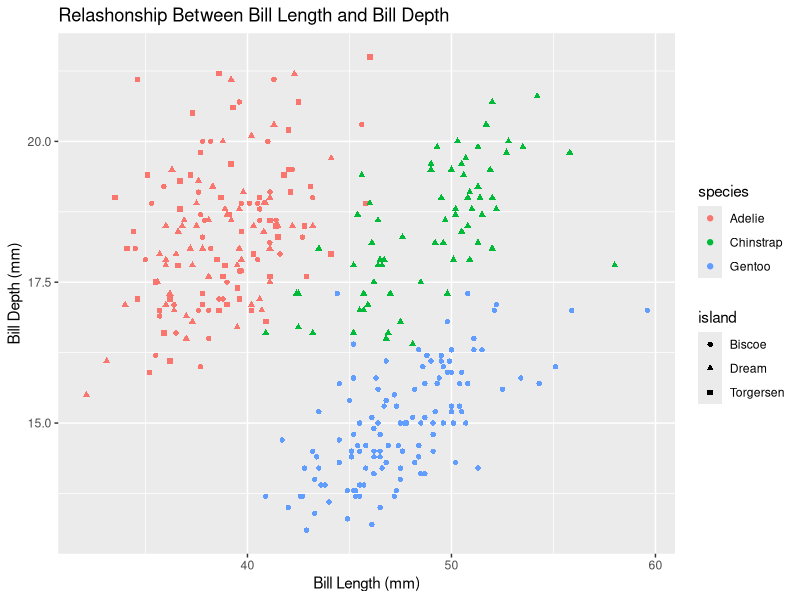
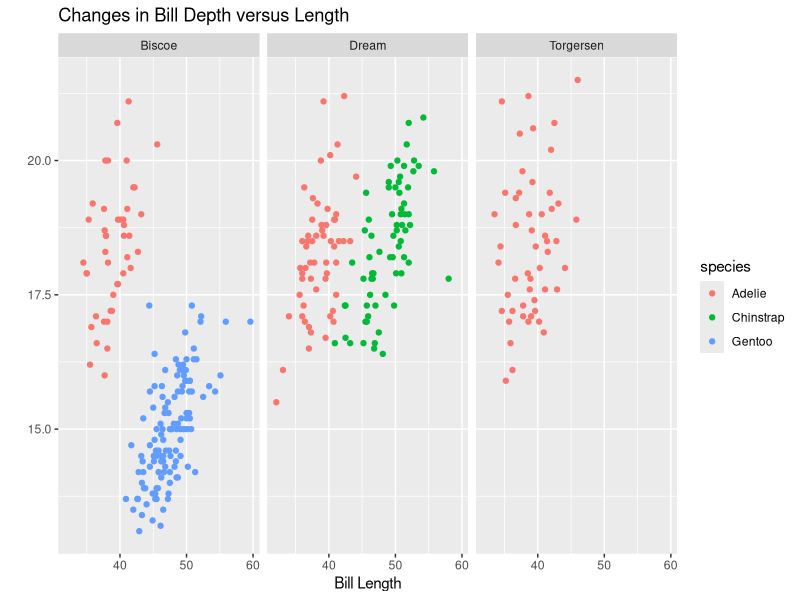
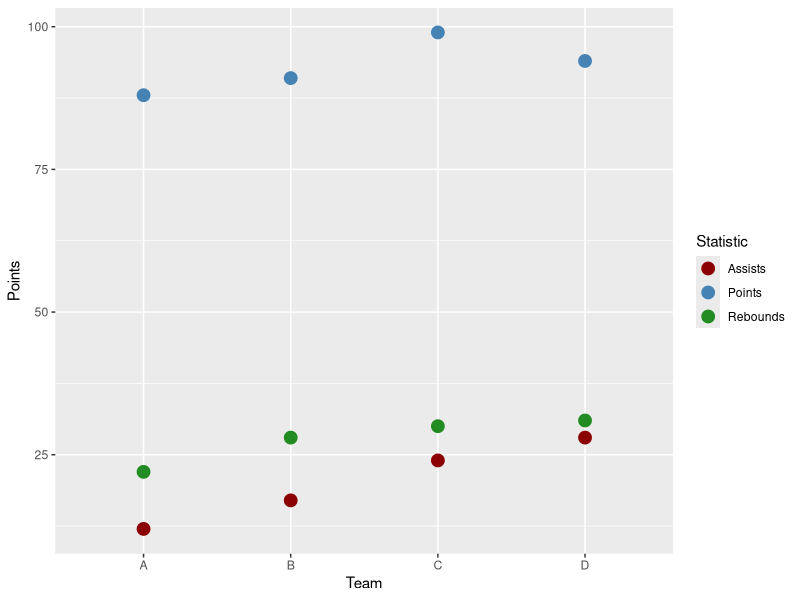
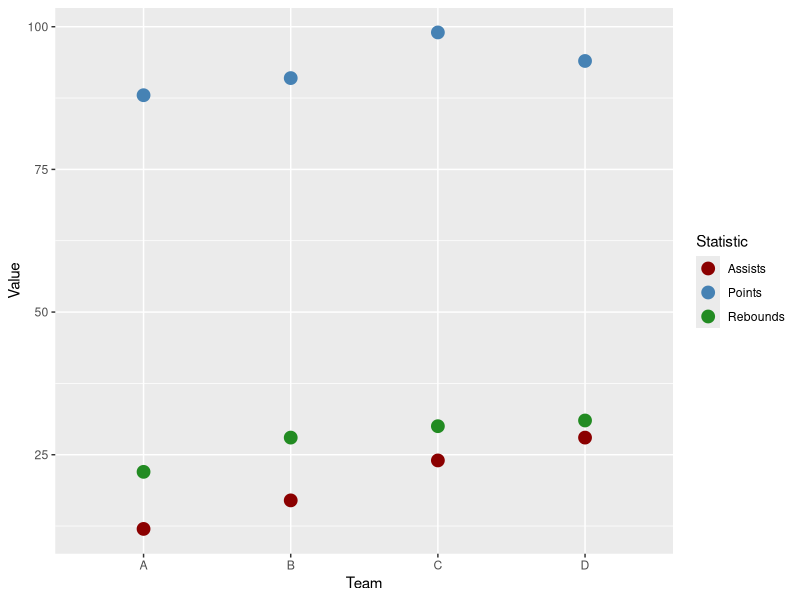

R code for these plots, in order: (Note: this script raises an error after producing the figures.)
## ---- chunk 1
#| include: false
#| message: false
#| label: setup

library(tidyverse)
library(palmerpenguins)
## ---- chunk 2
#| code-fold: true
#| echo: true
#| fig-height: 4
#| fig-align: center
#| label: student-code-step-8-shapes

ggplot(data = penguins) +
    geom_point(mapping = aes(x = bill_length_mm, y = bill_depth_mm, color = species, shape = island )) + 
    labs(title = "Relashonship Between Bill Length and Bill Depth", x = "Bill Length (mm)" , y = "Bill Depth (mm)",)
## ---- chunk 3
#| code-fold: true
#| echo: true
#| fig-height: 4
#| fig-align: center
#| label: student-code-step-8-facets

ggplot(data = penguins,
       mapping = aes(x = bill_length_mm, 
                     y = bill_depth_mm, 
                     color = species)) +
  geom_point() + 
  facet_wrap(~island) +
  labs(x = "Bill Length",
       y = "", 
       title = "Changes in Bill Depth versus Length")
## ---- chunk 4
#| echo: false
#| label: creating-small-data-set-wide-format

bb_wide <- tibble(Team     = c("A", "B", "C", "D"),
                       Points   = c(88, 91, 99, 94),
                       Assists  = c(12, 17, 24, 28),
                       Rebounds = c(22, 28, 30, 31)
                       )
## ---- chunk 5
#| echo: false
#| label: displaying-wide-data

bb_wide |> 
  knitr::kable()
## ---- chunk 6
#| echo: false
#| label: transforming-to-long

bb_long <- bb_wide |> 
  pivot_longer(cols      = c(Points, Assists, Rebounds),
               names_to  = "Statistic",
               values_to = "Value"
               )

bb_long |> 
  knitr::kable()
## ---- chunk 7
#| echo: true
#| label: plot-with-wide-data
#| code-fold: true
#| fig-width: 6
#| fig-height: 4
#| fig-align: center

ggplot(data = bb_wide, 
       mapping = aes(x = Team)
       ) +
  geom_point(mapping = aes(y = Points, 
                           color = "Points"), 
             size = 4) +
  geom_point(mapping = aes(y = Assists, 
                           color = "Assists"), 
             size = 4) +
  geom_point(mapping = aes(y = Rebounds, 
                           color = "Rebounds"), 
             size = 4) + 
  scale_colour_manual(
    values = c("darkred", "steelblue", "forestgreen")
  ) +
  labs(color = "Statistic")
## ---- chunk 8
#| echo: true
#| label: plot-with-long-data
#| code-fold: true
#| fig-width: 6
#| fig-height: 4
#| fig-align: center

ggplot(data = bb_long, 
       mapping = aes(x = Team, 
                     y = Value, 
                     color = Statistic)
       ) +
  geom_point(size = 4) + 
  scale_colour_manual(
    values = c("darkred", "steelblue", "forestgreen")
  ) +
  labs(color = "Statistic")
## ---- chunk 9
#| fig-align: center
#| fig-alt: "A white background scattered with various green triangles and a single green circle. The triangles are evenly spaced but randomly oriented and positioned, with no apparent pattern or alignment. The single circle stands out among the triangles due to its different shape."

knitr::include_graphics("images/pre-atten1.png")
## ---- chunk 10
#| fig-align: center
#| fig-alt: "A white background scattered with various red circles and a single green circle. The circles are evenly spaced but randomly oriented and positioned, with no apparent pattern or alignment. The single circle stands out among the other circles due to its different color."

knitr::include_graphics("images/pre-atten2.png")
## ---- chunk 11
#| fig-align: center
knitr::include_graphics("images/double.png")
## ---- chunk 12
#| fig-align: center
knitr::include_graphics("images/no_double.png")
## ---- chunk 13
#| out-width: 90%
#| fig-alt: "This image is a color wheel that displays the concept of 'Hue.' The wheel is divided into 12 segments, each representing a different color. The colors transition smoothly around the wheel, moving from yellow to yellow-orange, orange, red-orange, red, red-violet, violet, blue-violet, blue, blue-green, green, and yellow-green. The word 'HUE' is written in the center of the wheel, indicating that the image is meant to illustrate the variety of hues that make up the color spectrum."
knitr::include_graphics("images/hue.png")
## ---- chunk 14
#| fig-alt: "This image illustrates the concept of color intensity. It shows a yellow square labeled 'YELLOW (HUE)' on the left, a gray square labeled 'GRAY' in the middle, and a square of desaturated yellow labeled 'LESS INTENSE' on the right. The image conveys that adding gray to a pure hue, such as yellow, results in a color that is less intense or more muted. The mathematical symbols '+' and '=' are used to show the combination of the yellow hue with gray, leading to a less intense color."

knitr::include_graphics("images/intensity.png")
## ---- chunk 15
#| fig-align: center
#| fig-alt: "This image is a color-coded map of Texas, showing the percentage of people in each county who identify as white. The map uses a rainbow gradient scale to represent different percentages: red and orange for lower percentages (0% to 25%), transitioning through yellow and green (around 50%), to blue and purple for higher percentages (75% to 100%). Each county in Texas is colored according to where it falls on this scale, indicating the variation in racial identification across the state. The legend at the bottom of the map clarifies the percentage range associated with each color."

knitr::include_graphics("images/rainbow.png")
## ---- chunk 16
#| fig-align: center
#| fig-alt: "This image is a bar chart comparing the energy sources of six countries: Mexico, Brazil, Turkey, Russia, Indonesia, and China. Each bar represents a country and is divided into two color-coded segments: red for 'Low-carbon sources' and green for 'Fossil fuels sources.' The chart shows the proportion of energy generated from each source in each country. The purpose of this image is not to demonstrate what fuels each country is using but to highlight how the graph uses red and green hues to separate the two types of fuel. Not only are these colors are difficult for some people's eyes to differentiate, but the plot has swapped what we would ordinarily think of as 'good' and 'bad' colors with fuels that are worse and better for the planet."

knitr::include_graphics("images/red_green.png")
## ---- chunk 17
#| fig-align: center
#| out-width: 30%
#| fig-alt: "This image is a rectangular strip divided into seven equal vertical sections, each filled with a different solid color. The colors from left to right are: Red, Blue, Green, Purple, Orange, Yellow, Brown. Each section is distinctly separated by thin black lines, with no gradients or transitions between the colors. The image represents a simple color spectrum or palette."

knitr::include_graphics("images/small_gradient.png")
## ---- chunk 18
#| fig-align: center
#| fig-alt: "This image is a rectangular strip divided into 19 equal vertical sections, each filled with a different solid color. The colors from left to right are red, maroon, dark blue, teal, green, light green, gray, purple, dark maroon, orange, light orange, yellow, light yellow, gold, brown, pink, light pink, mauve, and light gray. Each section is distinctly separated by thin black lines, with no gradients or transitions between the colors. The image represents an extended color spectrum or palette with a nuanced range of colors."

knitr::include_graphics("images/big_gradient.png")
## ---- chunk 19
#| fig-align: center
#| out-width: 50%
#| fig-alt: "This image features a pattern of small shapes scattered across a white background. The shapes are orange triangles and green circles, distributed randomly throughout the image. The triangles and circles do not overlap and are spaced unevenly, creating a dispersed, non-repetitive pattern. The image appears to represent a simple, abstract design with two distinct shapes and colors."

knitr::include_graphics("images/double.png")
## ---- chunk 20
#| fig-align: center
#| out-width: 50%
#| fig-alt: "This image features a horizontal gradient transitioning smoothly from light to dark blue. On the left side, the gradient starts with a very light, almost white blue and gradually deepens in color, moving through medium blue tones in the center, and finally ending with a deep, dark blue on the right side. The gradient creates a seamless transition across the spectrum of blue hues, visually representing the full range of the color from light to dark."

knitr::include_graphics("images/blues.png")
## ---- chunk 21
#| fig-align: center
#| out-width: 70%
#| fig-alt: "This image features a horizontal gradient transitioning between two different color families. On the left side, the gradient starts with a deep purple and gradually lightens to a pale lavender near the center. The gradient then transitions to white in the middle, which serves as a dividing point between the two color families. From the center to the right, the gradient shifts into warm tones, moving from a light peach to a deeper orange, and finally ending with a rich brown on the far right. This gradient smoothly blends the cool purples with the warm oranges, creating a balanced and visually appealing transition between the two color spectrums."

knitr::include_graphics("images/PuOr.png")
## ---- chunk 22
#| fig-align: center
#| fig-alt: "This image is a bar chart titled 'How Often Teens Say They Use Each Platform,' depicting the frequency of usage of various social media platforms by teenagers. The platforms listed from top to bottom are YouTube, TikTok, Snapchat, Instagram, and Facebook. Each platform's usage is broken down into six categories, represented as different segments in the bar: Almost constantly (dark blue), Several times a day (medium blue), About once a day (light blue), Less often (lightest blue), Don’t use (gray)."

knitr::include_graphics("images/nyt_color.png")
## ---- chunk 23
#| fig-align: center
#| fig-alt: "This image is a copy of the previous image, but the blue tones have been replaced with grey tones."

knitr::include_graphics("images/nyt_bw.png")
